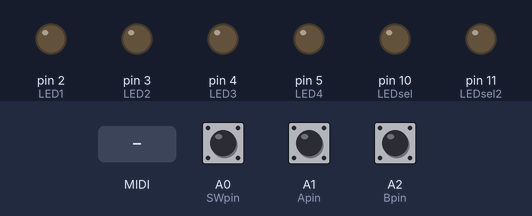
The sketch below on a simulated Arduino Nano, built with avr-gcc and run on an emulated ATmega328P. Parts: output pins drawn as LEDs (lit = HIGH). Dashed ring = blinking. The test bench sets the inputs (shaded band); at power-on: A0 (SWpin) HIGH, A2 (Bpin) HIGH, A1 (Apin) HIGH. MIDI output is not drawn; EEPROM starts erased; what the sketch prints to the serial monitor is not drawn.

Above: at 2.5 s.
2.6 s: MIDI note 36 received
At 3.3 s:
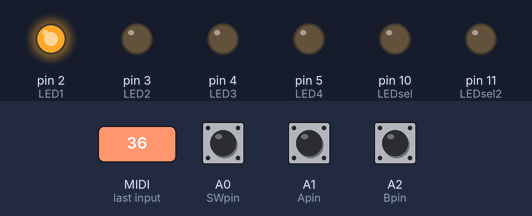
4.1 s: A0 (SWpin) pulsed LOW 5 times (0.12 s each, 0.3 s apart)
At 4.58 s:
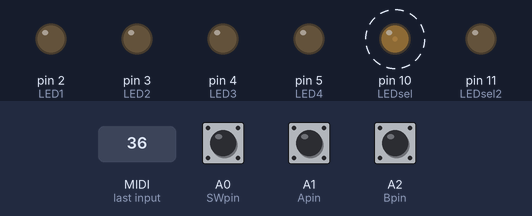
7.1 s: A0 (SWpin) pulled LOW for 0.15 s
At 7.5 s:
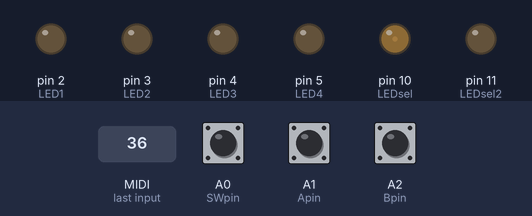
8.7 s: A0 (SWpin) pulled LOW for 1 s
At 9.9 s:
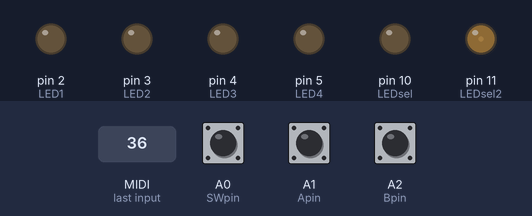
11.2 s: A2 (Bpin) pulled LOW for 0.15 s
At 11.3 s:
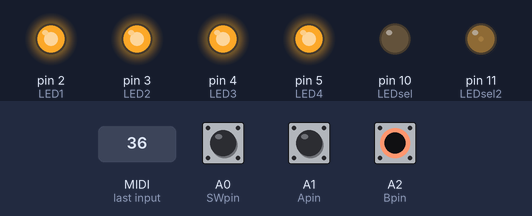
12.9 s: A2 (Bpin) pulled LOW for 1 s
At 15.1 s:
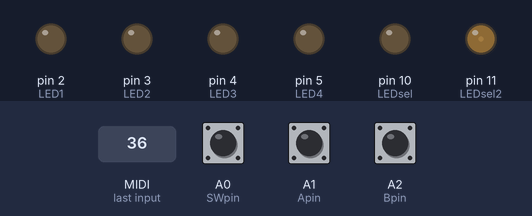
Timing chart, 0 to 16.4 s (numbered marks = the images above; inputs shaded):
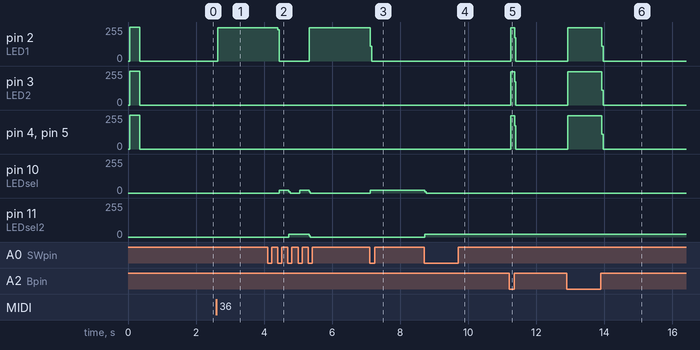

The sketch:

AJ_Johansen_Midi2CV_EncoderLED_RevA.ino
```cpp
/*  Promesoft / Johansen Engineering MIDI2CV
 *
 *  29/01-2019
 *  Initial working Midi in/out prototype
 *  Midi2CV not enabled
 *  Midi channel in filter and map to different channel
 *
 *  LED status 00 - shows last incoming midi channel
 *  LED status 01 - selects incoming midi channel (0 = any)
 *  LED status 10 - selects outgoing midi channel (translated from incoming) (0=ch 16)
 *  LED status 11 - selects midi channel for Midi2CV (0 = any)
 *
 *  Midi thru enabled - resulting in duplicate midi events in different channels when matching incoming midi channel filter
 *
 *  Todo: Midi2CV - Persistance - MidiThru selection?
 *
 * ACKNOWLEDGEMENTS
 * 29/01-2019
 * Francois Best for Arduino MIDI Library
 * 28/12-2018
 * Encoder Inspiration from
 * Kevin Darrah http://www.kevindarrah.com/?page_id=1348
 * https://www.youtube.com/watch?v=HQuLZHsGZdI
 * https://thewanderingengineer.com/2014/08/11/arduino-pin-change-interrupts/
 * and
 * https://www.allaboutcircuits.com/projects/how-to-use-a-rotary-encoder-in-a-mcu-based-project/
 *
*/
#include "midi.h";


/* =====================================================
==============INIT DATA STRUCTURES======================
======================================================*/
void setupDataStruct(){
   for (int i=0; i <= 3; i++){
     for (int j=0; j <= 3; j++){
      LEDData[i][j]=false;
     }
     MIDI_CH[i] = EEPROM.read(i);
     if (MIDI_CH[i] > 15) MIDI_CH[i] = 0;
      updateLEDValue(MIDI_CH[i], i);
      encoder[i] = MIDI_CH[i] << 2;
   }
}
/* =====================================================
==============SETUP=====================================
======================================================*/
void setup(){
  Serial.begin(38400);
  Serial.println();
  Serial.println("");
  Serial.println(__FILE__);
  Serial.print("Build date: ");
  Serial.println(__DATE__);
  delay(50);
  setupDataStruct();

/* =====================================================*/
  pinMode(SWpin, INPUT);
  pinMode(Apin, INPUT);
  pinMode(Bpin, INPUT);
  // Enable internal pull-up resistors
  digitalWrite(SWpin, HIGH);
  digitalWrite(Apin, HIGH);
  digitalWrite(Bpin, HIGH);

/* =====================================================*/
  pinMode(LED1, OUTPUT);
  pinMode(LED2, OUTPUT);
  pinMode(LED3, OUTPUT);
  pinMode(LED4, OUTPUT);
  pinMode(LEDsel, OUTPUT);
  pinMode(LEDsel2, OUTPUT);

  digitalWrite(LED1, HIGH);
  digitalWrite(LED2, HIGH);
  digitalWrite(LED3, HIGH);
  digitalWrite(LED4, HIGH);
  delay(300);

  updateLED();

/* =====================================================*/
  // 1. PCIE1: Pin Change Interrupt Enable 1
  PCICR =  0b00000010;
  // Enable Pin Change Interrupt for A0, A1, A2
  PCMSK1 = 0b00000111;

//Safety before MIDI takes over so the arduino can be reprogrammed
  delay(1000);
/* =====================================================*/
  setupMidi();
}//setup

/* =====================================================
==============MAIN LOOP=================================
======================================================*/
//unsigned long oldmilis;

void loop(){
  checkencoder();                  //Check encoder and update values

  updateLED();                     //LED on for active state
  midiRead();
//  updateLEDValue(midi_channel, 0); //Update current midi chan for state 0
  updateLEDValue(MIDI_CH[0], 0); //Update current midi chan for state 0
  clearLED();                      //LED off (dim light)
/*  if (millis() - oldmilis > 2000){
    oldmilis = millis();
    MIDI.sendNoteOn(100, 100, 2);
  }*/
}

/* =====================================================
==============Check encoder interrupt===================
======================================================*/
void checkencoder(){
  if (left){
    left = false;
    if (encoder[state] != 0) encoder[state]--;
    if (state != 0) {
      if(((MIDI_CH[state]=encoder[state] >> 2) == 0) && state == 2) MIDI_CH[state]=16;
      updateLEDValue(MIDI_CH[state], state);
      EEPROM.write(state, MIDI_CH[state]);
    }
  }
  if (right){
    right = false;
    if (encoder[state] < 0x3f) encoder[state]++;
    if (state != 0) {
      MIDI_CH[state]=encoder[state] >> 2;
      updateLEDValue(MIDI_CH[state], state);
      EEPROM.write(state, MIDI_CH[state]);
    }
  }
  if (button){
    button = false;
    buttoncnt++;
    buttoncnt = buttoncnt & B00000111;
    state = buttoncnt >> 1;
    }
}
/* =====================================================
==============Update LED Values based on input==========
======================================================*/
void updateLEDValue(unsigned int nibble,unsigned int updstate)
{
  if (nibble >= 0x10) nibble = 0x0f;
  else (nibble = nibble & 0x0f);
  if (nibble & 0x01){
//    LED1Data = true;
    LEDData[updstate][0] = true;
  }
  else {
//    LED1Data = false;
    LEDData[updstate][0] = false;
  }
  if (nibble & 0x02){
//    LED2Data = true;
    LEDData[updstate][1] = true;
  }
  else {
//    LED2Data = false;
    LEDData[updstate][1] = false;
  }
  if (nibble & 0x04){
//    LED3Data = true;
    LEDData[updstate][2] = true;
  }
  else {
//    LED3Data = false;
    LEDData[updstate][2] = false;
  }
  if (nibble & 0x08){
//    LED4Data = true;
    LEDData[updstate][3] = true;
  }
  else {
//    LED4Data = false;
    LEDData[updstate][3] = false;
  }

}
/* =====================================================
==============Update LED's based on LED Values==========
======================================================*/
void updateLED(){
  digitalWrite(LED1, LEDData[state][0]);
  digitalWrite(LED2, LEDData[state][1]);
  digitalWrite(LED3, LEDData[state][2]);
  digitalWrite(LED4, LEDData[state][3]);
  delay(1);
  digitalWrite(LEDsel, state & B00000001);
  digitalWrite(LEDsel2, state & B00000010);
}

void clearLED(){
  digitalWrite(LED1, LOW);
  digitalWrite(LED2, LOW);
  digitalWrite(LED3, LOW);
  digitalWrite(LED4, LOW);
  digitalWrite(LEDsel, LOW);
  digitalWrite(LEDsel2, LOW);
}

/* =====================================================
==============Encoder change interrupt==================
======================================================*/

ISR (PCINT1_vect) {
// If interrupt is triggered by the button
  boolean SW_val = digitalRead(SWpin);
  if (SW_val != SW_old) {
    SW_old = SW_val;
    button = true;}

// Else if interrupt is triggered by encoder signals
  else {

    // Read A and B signals
    boolean A_val = digitalRead(Apin);
    if (A_val != A_old) {
      A_old = A_val;
      if (A_val^B_old) {
        right = true;
      }
      else {
        left = true;
      }
    }
    else {
      boolean B_val = digitalRead(Bpin);
      B_old = B_val;
      if (A_val^B_val) {
        left = true;
      }
      else {
        right = true;
      }
    }
  }
}
```

globals.h
```cpp
/* -----------------------------------------------
 *  EEPROM DATA STRUCTURE
 *
 *  0000:0003 MIDI_CH[state]
 *
 *
 *
 * -----------------------------------------------
 */
#include <EEPROM.h>
/* -----------------------------------------------
 *  GLOBAL DEFINES
 * -----------------------------------------------
 */
#define SWpin A0 //add 10nF to GND for debounce (not essential
#define Apin A1 //add 47nF/100nF to GND for debounce
#define Bpin A2 //add 47nF/100nF to GND for debounce
#define CV3in A3
#define SDA A4
#define SCL A5
#define CV6in A6
#define CV7in A7

#define LED1 2
#define LED2 3
#define LED3 4
#define LED4 5
#define LEDsel 10
#define LEDsel2 11

#define Gate1 6
#define Gate2 7
#define Gate3 8
#define Gate4 9

#define RDY-BSY 12
#define LDAC 13

/* -----------------------------------------------
 *  GLOBAL VAR
 * -----------------------------------------------
 */
boolean A_old=0, B_old=1, SW_old=0;
boolean left = false, right = false, button = false;

//Structure for keeping MIDI CH data for LED
boolean LEDData[4][4]; //(see state)

boolean LEDSelData = false, LEDSel2Data = false;
unsigned int encoder[4], buttoncnt = 0;
unsigned int state = 0; //State 00 = MidiDataInChannel - 01 = MIDI CH in select - 10 = MIDI CH OUT select - 11 = MIDI CH 2 CV select

//byte midi_channel=4;
//Structure for keeping MIDI CH data for processing
byte MIDI_CH[4]; //(see state)


/* -----------------------------------------------
 *  PROTOTYPES
 * -----------------------------------------------
 */
void MyHandleNoteOn(byte channel, byte pitch, byte velocity);
void MyHandleNoteOff(byte channel, byte pitch, byte velocity);

/*void checkencoder();
//void updateLEDValue(unsigned int nibble,unsigned int updstate);
void updateLED();
void clearLED();
*/
```

midi.h
```cpp
#include "globals.h"
#include <MIDI.h>  // Add Midi Library
MIDI_CREATE_DEFAULT_INSTANCE();

void setupMidi(){
  MIDI.begin(MIDI_CHANNEL_OMNI); // Initialize the Midi Library.
// OMNI sets it to listen to all channels.. MIDI.begin(2) would set it
// to respond to channel 2 notes only.
  MIDI.setHandleNoteOn(MyHandleNoteOn); // This is important!! This command
  // tells the Midi Library which function I want called when a Note ON command
  // is received. in this case it's "MyHandleNoteOn".
  MIDI.setHandleNoteOff(MyHandleNoteOff);
}

byte midiRead(){
  MIDI.read(); // Continually check what Midi Commands have been received.
//  return midi_channel;
}

// Below is my function that will be called by the Midi Library
// when a MIDI NOTE ON message is received.
// It will be passed bytes for Channel, Pitch, and Velocity
void MyHandleNoteOn(byte channel, byte pitch, byte velocity) {
  int DACnum = 0;
  int LEDval = LOW;
  int GATEval = LOW;
  int gateVoltage = 0; // used for debugging
  int velVal = 0;

  MIDI_CH[0]=channel;
  if (MIDI_CH[0] == MIDI_CH[1]) MIDI.sendNoteOn(pitch, velocity, MIDI_CH[2]);
//  MIDI.sendNoteOn(pitch, velocity, MIDI_CH[2]);
/*  DACnum = pitches[pitch-36]; //-36 to transpose bottom of CASIO keyboard to C0.
  dac.setVoltage(DACnum, false);
  Serial.print("channel: ");
  Serial.print(channel);
  LEDval = HIGH;
  GATEval = HIGH;
  velVal = 2*velocity;
//  velVal = HIGH;
  if (velocity == 0) {//A NOTE ON message with a velocity = Zero is actualy a NOTE OFF
    LEDval = LOW;
    GATEval = LOW;
//    velVal = LOW;
    velVal = 0;
    //digitalWrite(LED,LOW);//Turn LED off
    //digitalWrite(GATE,LOW);//Turn LED off
    // DO SOMETHING FOR TRIGGER=OFF AND GATE=OFF;
  }
  digitalWrite(LED,LEDval);  //Turn LED on
  digitalWrite(GATE,GATEval);  //Turn GATE on
  analogWrite(VEL,velVal); // Write velocity signal
//  digitalWrite(VEL,velVal); // Write velocity signal
//  gateVoltage = analogRead(GATECHK); // voltage of GATE signal, used for debugging
  //gateVoltage = digitalRead(3); // voltage of GATE signal, used for debugging
  */
  // Print information
//  Serial.print(", pitch: ");
//  Serial.print(pitch-36); //-36 to transpose bottom of CASIO keyboard to C0.
//  Serial.print(", DACnum: ");
//  Serial.print(DACnum);
//  Serial.print(", velocity: ");
/*  Serial.print(velocity);
  Serial.print(", gate: ");
  Serial.print(GATEval);
  Serial.print(", velVal: ");
  Serial.println(velVal);
  Serial.print(", velVoltage: ");
//  gateVoltage = analogRead(GATECHK); // voltage of GATE signal, used for debugging
  Serial.println(gateVoltage);*/
}

void MyHandleNoteOff(byte channel, byte pitch, byte velocity) {
  int DACnum = 0;
  int GATEval = LOW;
  int gateVoltage = 0; // used for debugging
  int velVal = 0;

  MIDI_CH[0]=channel;
  if (MIDI_CH[0] == MIDI_CH[1]) MIDI.sendNoteOff(pitch, velocity, MIDI_CH[2]);
}
```

Measured:
- after the input at 2.6 s, pin 2 (LED1): 0/255 → 248/255 at once
- after the input at 4.1 s, pin 2 (LED1): 248/255 → 0/255 after 0.30 s, → 248/255 0.92 s later; pin 10 (LEDsel): alternates 20/255 for 0.28 s and 0/255 for 0.32 s, 4 changes in all, then stays 0/255, starting after 0.34 s; pin 11 (LEDsel2): 0/255 → 20/255 after 0.62 s, → 0/255 0.60 s later
- after the input at 7.1 s, pin 2 (LED1): 248/255 → 0/255 at once; pin 10 (LEDsel): 0/255 → 20/255 at once
- after the input at 8.7 s, pin 10 (LEDsel): 20/255 → 0/255 at once; pin 11 (LEDsel2): 0/255 → 21/255 at once
- after the input at 11.2 s, pin 2 (LED1): 0/255 → 249/255 at once, → 0/255 0.12 s later; pin 3 (LED2), pin 4 (LED3), pin 5 (LED4): 0/255 → 248/255 at once, → 0/255 0.12 s later
- after the input at 12.9 s, pin 2 (LED1), pin 3 (LED2), pin 4 (LED3), pin 5 (LED4): 0/255 → 248/255 at once, → 0/255 1.0 s later
